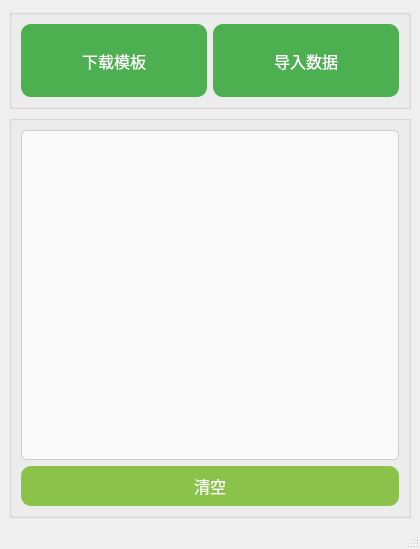
<?xml version="1.0" encoding="UTF-8"?>
<ui version="4.0">
 <class>MainWindow</class>
 <widget class="QMainWindow" name="MainWindow">
  <property name="geometry">
   <rect>
    <x>0</x>
    <y>0</y>
    <width>420</width>
    <height>549</height>
   </rect>
  </property>
  <property name="windowTitle">
   <string>路口智能体工具(V0.0.1)</string>
  </property>
  <widget class="QWidget" name="centralwidget">
   <layout class="QVBoxLayout" name="verticalLayout_2">
    <item>
     <widget class="QGroupBox" name="groupBox">
      <property name="maximumSize">
       <size>
        <width>16777215</width>
        <height>100</height>
       </size>
      </property>
      <property name="title">
       <string/>
      </property>
      <layout class="QGridLayout" name="gridLayout">
       <item row="0" column="0">
        <widget class="QPushButton" name="btnDld">
         <property name="sizePolicy">
          <sizepolicy hsizetype="Minimum" vsizetype="Expanding">
           <horstretch>0</horstretch>
           <verstretch>0</verstretch>
          </sizepolicy>
         </property>
         <property name="styleSheet">
          <string notr="true">QPushButton {
    border-radius: 10px;
    background-color: #4CAF50; /* 主按钮颜色 */
    color: white;
    font-size: 16px;
    padding: 10px;
}

QPushButton:hover {
    background-color: #66BB6A; /* 悬停时的颜色 */
}

QPushButton:pressed {
    background-color: #388E3C; /* 按下时的颜色 */
}
</string>
         </property>
         <property name="text">
          <string>下载模板</string>
         </property>
         <property name="icon">
          <iconset resource="res.qrc">
           <normaloff>:/icons/images/download1.png</normaloff>:/icons/images/download1.png</iconset>
         </property>
        </widget>
       </item>
       <item row="0" column="1">
        <widget class="QPushButton" name="btnUpld">
         <property name="sizePolicy">
          <sizepolicy hsizetype="Minimum" vsizetype="Expanding">
           <horstretch>0</horstretch>
           <verstretch>0</verstretch>
          </sizepolicy>
         </property>
         <property name="styleSheet">
          <string notr="true">QPushButton {
    border-radius: 10px;
    background-color: #4CAF50; /* 主按钮颜色 */
    color: white;
    font-size: 16px;
    padding: 10px;
}

QPushButton:hover {
    background-color: #66BB6A; /* 悬停时的颜色 */
}

QPushButton:pressed {
    background-color: #388E3C; /* 按下时的颜色 */
}
</string>
         </property>
         <property name="text">
          <string>导入数据</string>
         </property>
         <property name="icon">
          <iconset resource="res.qrc">
           <normaloff>:/icons/images/upload1.png</normaloff>:/icons/images/upload1.png</iconset>
         </property>
        </widget>
       </item>
      </layout>
     </widget>
    </item>
    <item>
     <widget class="QGroupBox" name="groupBox_2">
      <property name="title">
       <string/>
      </property>
      <layout class="QVBoxLayout" name="verticalLayout">
       <item>
        <widget class="QPlainTextEdit" name="plainTextEdit">
         <property name="styleSheet">
          <string notr="true">QPlainTextEdit {
    border: 1px solid #ccc;
    border-radius: 5px;
    padding: 5px;
    font-size: 14px;
    background-color: #f9f9f9;
}
</string>
         </property>
        </widget>
       </item>
       <item>
        <widget class="QPushButton" name="pushButton">
         <property name="minimumSize">
          <size>
           <width>0</width>
           <height>40</height>
          </size>
         </property>
         <property name="maximumSize">
          <size>
           <width>16777215</width>
           <height>40</height>
          </size>
         </property>
         <property name="styleSheet">
          <string notr="true">QPushButton#pushButton {
    border-radius: 10px;
    background-color: #8BC34A; /* 次要按钮颜色 */
    color: white;
    font-size: 16px;
    padding: 10px;
}

QPushButton#pushButton:hover {
    background-color: #AED581; /* 次要按钮悬停颜色 */
}
</string>
         </property>
         <property name="text">
          <string>清空</string>
         </property>
        </widget>
       </item>
      </layout>
     </widget>
    </item>
   </layout>
  </widget>
  <widget class="QMenuBar" name="menubar">
   <property name="geometry">
    <rect>
     <x>0</x>
     <y>0</y>
     <width>420</width>
     <height>20</height>
    </rect>
   </property>
  </widget>
  <widget class="QStatusBar" name="statusbar"/>
 </widget>
 <resources>
  <include location="res.qrc"/>
 </resources>
 <connections/>
</ui>
